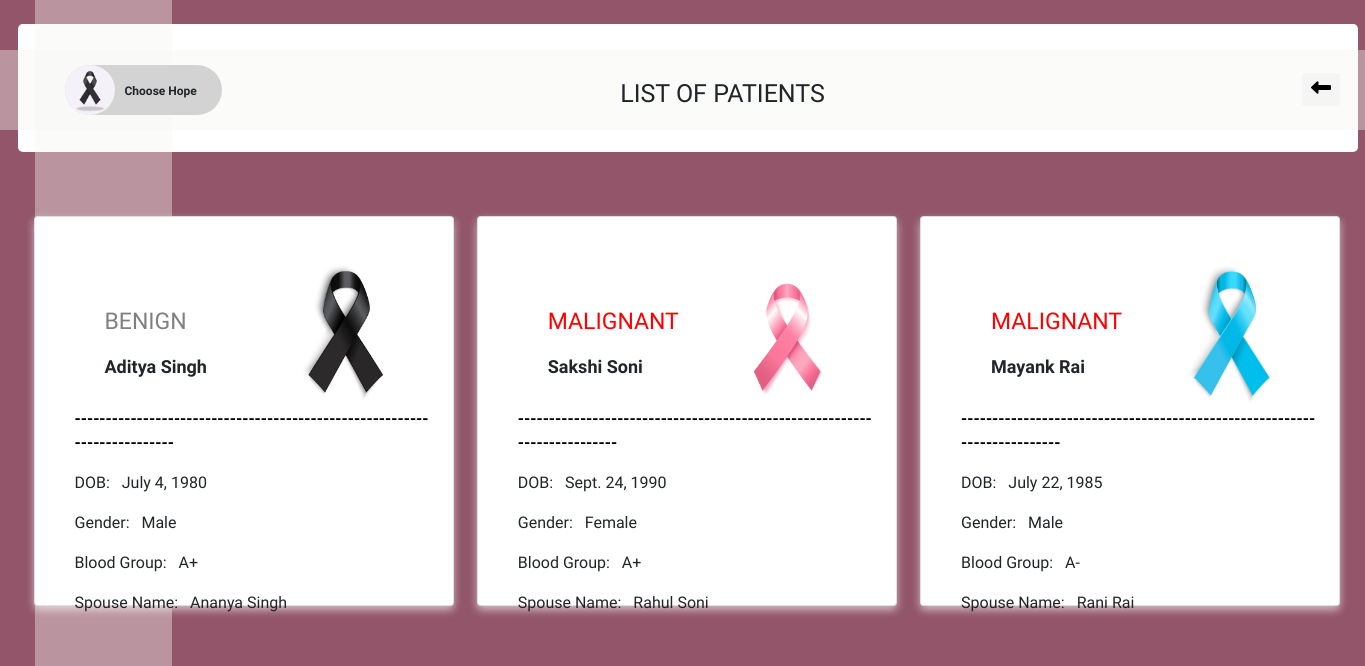
Page /cancer_app/patientTested/ on the committed database.
### cancer_app/models.py (models this page shows, shortened)
class patient(models.Model):
    test_type = models.CharField(max_length=30)
    first_name = models.CharField(max_length=30)
    last_name = models.CharField(max_length=30)
    dob = models.DateField()
    gender = models.CharField(max_length=6)
    blood_grp = models.CharField(max_length=4)
    parents_name = models.CharField(max_length=30,null=True,blank=True)
    spouse_name = models.CharField(max_length=30,null=True,blank=True)
    result = models.CharField(max_length=15)

### cancer_app/views.py (the view)
# urls.py: path('patientTested/',views.patientTested,name='patientInfo'),
def patientTested(request):
    patient_info=patient.objects.order_by('id')
    return render(request,'cancer/patientTested.html',context={'patient_info':patient_info})

### templates/cancer/patientTested.html (shortened to what this page needs)
<!DOCTYPE html>
{% load static %}
<html>
<head>
<link rel="stylesheet" href="https://maxcdn.bootstrapcdn.com/bootstrap/4.4.1/css/bootstrap.min.css">
<link rel="stylesheet" href="https://cdnjs.cloudflare.com/ajax/libs/font-awesome/4.7.0/css/font-awesome.min.css">
</head>
<body>
<div class="container">
  <div class="content7">
    <div style="padding-right:25px;padding-top:23px;" align="right">
      <button type="button" name="button" class="btn btn-sm" style="background-color:whitesmoke;color:black;" onclick="window.location='http://127.0.0.1:8000/cancer_app/welcomeAdmin/'"><i style='font-size:20px' class='fas'>&#xf30a;</i></button>
    </div>
  </div>
  &nbsp&nbsp<div class="jumbotron">
  <div class="container">
    <div class="chip">
      <img src="{% static "images/logo1.jpg" %}" alt="Person" width="96" height="96">
      <strong style="font-size:12px;font-family:'Acme'">Choose Hope</strong></div><span style="font-family:Acme;font-size:25px;position:absolute;top:75px;">LIST OF PATIENTS</span>
  </div>
</div>
<div class="row1">
    {% if patient_info %}
      {% for var in patient_info %}
        <div class="column1" onload="calc_age();">
          <div class="card" style="width:420px;height:390px;padding-top:20px;">
            <div class="card-body">
              {% if var.result == "MALIGNANT" %}
                {% if var.test_type == "Prostate Cancer" %}
                <div class="row">
                  <div class="col-md-6">
                    <br><br>
                    <p id="result" style="font-size:23px;font-family:Acme;color:red;padding-left:30px;">{{var.result}}</p>
                    <h4 class="card-text" style="text-transform:capitalize;font-weight:bold;font-family:Acme;font-size:18px;padding-left:30px;">{{var.first_name}} {{var.last_name}}</h4>
                  </div>
                  <div class="col-md-6">
                    <img src="{% static "images/blue_patient.jpg" %}" alt="Prostate Positive" height="150" width="150">
                  </div>
                </div>
                {% elif var.test_type == "Breast Cancer" %}
                  <div class="row">
                    <div class="col-md-6">
                      <br><br>
                      <p id="result" style="font-size:23px;font-family:Acme;color:red;padding-left:30px;">{{var.result}}</p>
                      <h4 class="card-text" style="text-transform:capitalize;font-weight:bold;font-family:Acme;font-size:18px;padding-left:30px;">{{var.first_name}} {{var.last_name}}</h4>
                    </div>
                    <div class="col-md-6">
                      <img src="{% static "images/pink_patient.jpg" %}" alt="Breast Positive" height="150" width="150">
                    </div>
                  </div>
                {% endif %}
                {% elif var.result == "BENIGN" %}
                  <div class="row">
                    <div class="col-md-6">
                      <br><br>
                      <p id="result" style="font-size:23px;font-family:Acme;color:grey;padding-left:30px;">{{var.result}}</p>
                      <h4 class="card-text" style="text-transform:capitalize;font-weight:bold;font-family:Acme;font-size:18px;padding-left:30px;">{{var.first_name}} {{var.last_name}}</h4>
                    </div>
                    <div class="col-md-6">
                      <img src="{% static "images/title_logo.jpg" %}" alt="Negative" height="150" width="150">
                    </div>
                  </div>
                {% endif %}
              <p class="card-text" style="color:black;font-weight:bold">-------------------------------------------------------------------------</p>
              <p class="card-text">DOB: &nbsp&nbsp{{var.dob}}</p>
              <p class="card-text">Gender: &nbsp&nbsp{{var.gender}}</p>
              <p class="card-text">Blood Group: &nbsp&nbsp{{var.blood_grp}}</p>
              {% if var.parents_name %}
                <p class="card-text" style="text-transform:capitalize">Parent's name: &nbsp&nbsp{{var.parents_name}}</p>
              {% else %}
                <p class="card-text" style="text-transform:capitalize">Spouse name: &nbsp&nbsp{{var.spouse_name}}</p>
              {% endif %}
            </div>
          </div>
        </div>
      {% endfor %}
      {% else %}
        <p>NO RECORDS FOUND</p>
      {% endif %}
    </div>
</div>
</body>
</html>

### templates/cancer/patientTested.html (style rules this page uses)
* { box-sizing: border-box; }
body { margin: 0; font-family: Arial; background-color: #925569; }
.row1 { margin: 8px -16px; }
.row1, .row1 > .column1 { padding: 16px; }
.column1 { float: left; width: 33.33%; }
.row1:after { content: ""; display: table; clear: both; }
.container { max-width:1360px; margin:auto; }
.card { box-shadow: 0 4px 8px 0 rgba(255, 255, 255, 0.6); padding-left: 20px; }
.card-text { font-family:Abel; font-size:16px; text-align: left; }
.jumbotron { left: 50px; width: 1340px; background-color: white; height: 120px; }
.chip { position: absolute; display: inline-block; padding: 0 25px; height: 50px; font-size: 16px; line-height: 50px; border-radius: 25px; background-color: lightgrey; top:65px; }
.chip img { float: left; margin: 0 10px 0 -25px; height: 50px; width: 50px; border-radius: 50%; }
.content7 { position: absolute; position: fixed; top:50px; background: rgb(1, 1, 1); background: rgba(244,244,243,0.4); left:0; width:100%; height: 10%; }

### rows in the picture
patient: result "BENIGN", first_name "Aditya", last_name "Singh", dob "July 4, 1980", gender "Male", blood_grp "A+", spouse_name "Ananya Singh"
patient: result "MALIGNANT", first_name "Sakshi", last_name "Soni", dob "Sept. 24, 1990", gender "Female", blood_grp "A+", spouse_name "Rahul Soni"
patient: result "MALIGNANT", first_name "Mayank", last_name "Rai", dob "July 22, 1985", gender "Male", blood_grp "A-", spouse_name "Rani Rai"
